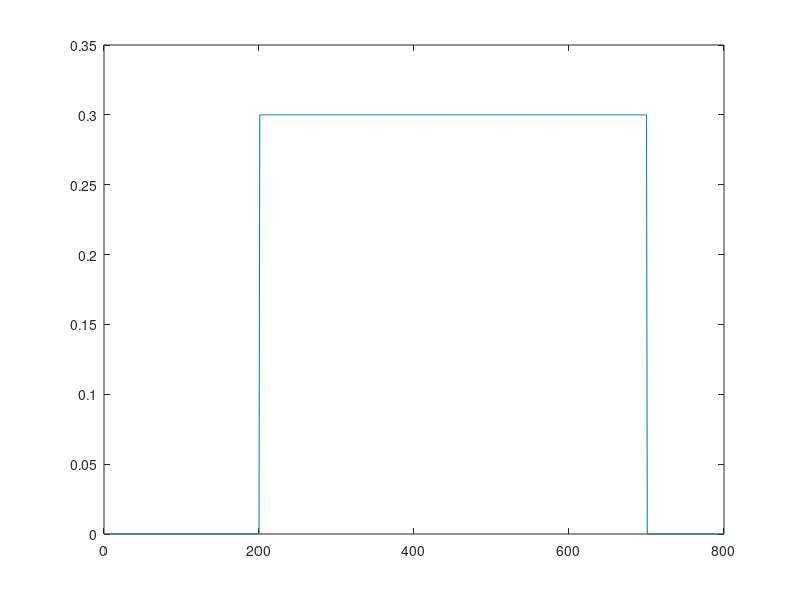
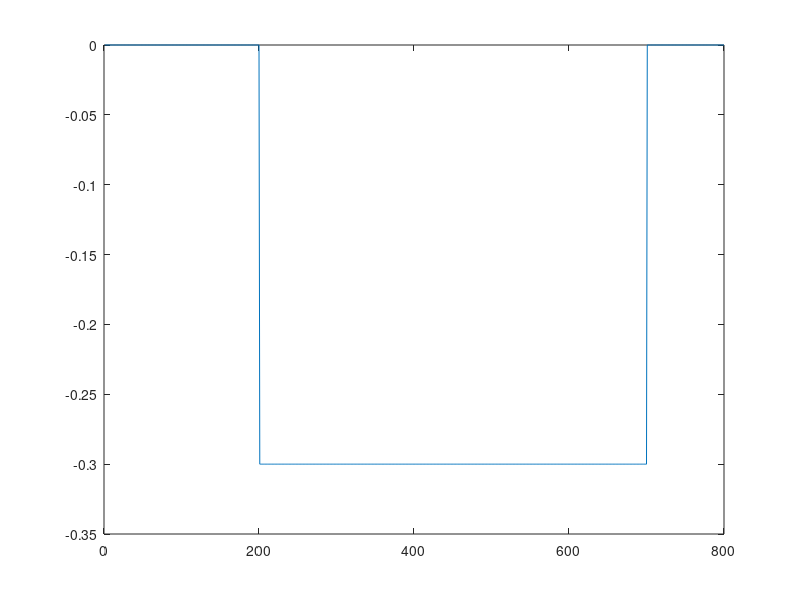
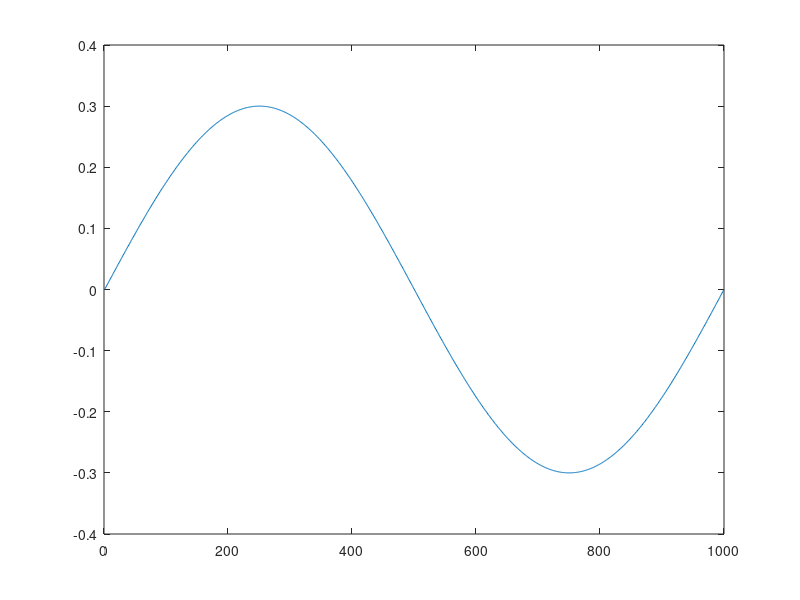

These charts were generated, in order, by the following MATLAB code:
clc; clear; close all;

d = 0.01;
maxT = 0.3;


% Step up
figure(4);
stepUp = [zeros(1,2/d), 0.3*ones(1,5/d), zeros(1,1/d)];
plot(stepUp);

% Step down
figure(5);
stepDown = [zeros(1,2/d), -0.3*ones(1,5/d), zeros(1,1/d)];
plot(stepDown);

figure(6);
sinWave = maxT*sin(2*pi*0.1*linspace(0,10,10/d));
plot(sinWave)



% close all;
%% Save files
save('stepDown_ctrl.mat','stepDown');
save('stepUp_ctrl.mat','stepUp');
save('sinWave_ctrl.mat','sinWave');


